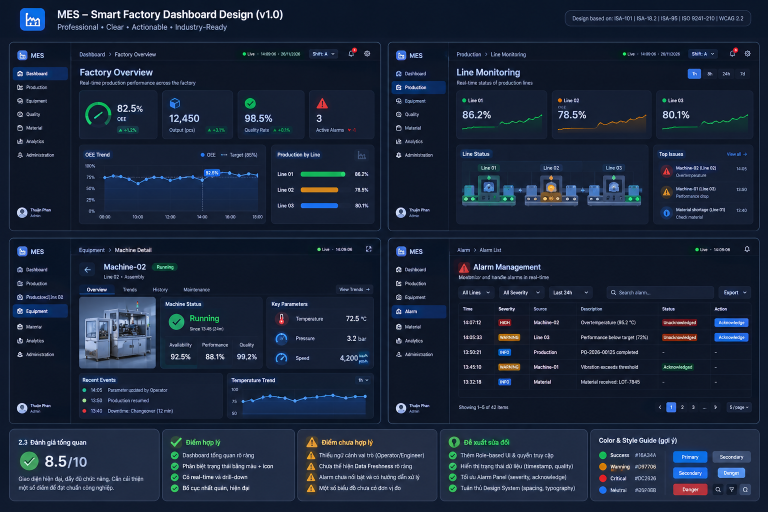
#> input picture docs/screenshots/UI2x2.png, 1536 x 1024 px, found by its file name (shown at 1/2 size)
$ python count_cards.py
#> lines starting #> are read from the running program, lines starting #| are printed output that depends on the picture
"""Đếm card/bố cục trong từng vùng của ảnh gốc bằng cách phân đoạn màu nền card."""
import numpy as np
from PIL import Image
from collections import Counter

REF = r"e:\Work\SFSVcongty\Laird\Code\Data-Integrate\docs\screenshots\UI2x2.png"
im = Image.open(REF).convert("RGB")
#> im is the input picture: PIL image 1536x1024 RGB; mean R, G, B 26.5, 38.3, 58.8
a = np.array(im)

CARD = np.array([0x15, 0x1F, 0x34])   # #151F34 - nền card trong ảnh
PANEL = np.array([0x0D, 0x15, 0x25])  # #0D1525 - nền panel


def seg_rows(x0, x1, y0, y1, label):
    """Chia các cột 'đậm' (card) trong dải ngang."""
#> called with x0 = 140, x1 = 761, y0 = 78, y1 = 115, label = 'topbar'
    strip = a[y0:y1, x0:x1].astype(np.int16)
    # phân đoạn theo cột trung bình
    prof = strip.reshape(strip.shape[1], -1, 3).mean(axis=1)
#> prof = 621 rows, first 8: [14.43, 24.81, 43.41], [13.95, 24.41, 43.7], [14.68, 25, 43.92], [13.89, 24.3, 43.32], [14.27, 24.73, 43.92], [14.08, 25.05, 44.11], [14.49, 24.7, 44.05], [14.49, 25.27, 44.59]
    isCard = np.abs(prof - CARD).sum(axis=1) < 26
    out = []
    i = 0
    while i < len(isCard):
        if isCard[i]:
            j = i
            while j + 1 < len(isCard) and isCard[j + 1]:
                j += 1
            if j - i >= 20:
                out.append((x0 + i, x0 + j))
            i = j + 1
        else:
            i += 1
#> this loop made 535 passes
#> after the loop, i = 621; j = 618; out = [(140, 206)]
    print(f"  {label}: {len(out)} vùng card")
#|   topbar: 1 vùng card
    for s in out:
        print(f"      x={s[0]}..{s[1]}  (w={s[1]-s[0]})")
#> this loop made 1 pass
#|       x=140..206  (w=66)


print("UI2x2.png — phân đoạn card theo từng dải")
print("FRAME 1 (Factory Overview), main x=140..761")
seg_rows(140, 761, 78, 115, "topbar")
seg_rows(140, 761, 115, 200, "KPI row")
#> in seg_rows (call 2), `prof = strip.reshape(strip.shape[1], -1, 3).mean(axis=1)`: prof = 621 rows, first 8: [11.96, 21.12, 38.75], [11.12, 19.52, 36.19], [12.51, 20.54, 36.34], [12.26, 21.06, 36.39], [7.05, 22.09, 32.14], [11.2, 25.86, 41.01], [15.08, 24.55, 43.07], [12.88, 21, 38.52]
#> the loop in seg_rows (call 2), `while i < len(isCard):` made 475 passes
#> i on passes 6, 13, 29, 32: 7, 14, 33, 44
#> i on passes 1, 2, 3, 4, 5, 7: 1, 2, 3, 4, 5, 8
#|   KPI row: 1 vùng card
#> the loop in seg_rows (call 2), `for s in out:` made 1 pass
#> s on pass 1: (629, 742)
#|       x=629..742  (w=113)
seg_rows(140, 761, 200, 460, "chart + right card")
#> in seg_rows (call 3), `prof = strip.reshape(strip.shape[1], -1, 3).mean(axis=1)`: prof = 621 rows, first 8: [19.86, 33.14, 56.22], [26.09, 42.21, 53.74], [19.66, 29.97, 50.22], [19.18, 44.14, 58.17], [26.54, 30.77, 50.06], [20.32, 33.41, 56.78], [25.85, 43.03, 53.83], [19.07, 32.96, 55.35]
#|   chart + right card: 5 vùng card
print("FRAME 2 (Line Monitoring), main x=898..1519")
seg_rows(898, 1519, 78, 115, "topbar")
#> in seg_rows (call 4), `prof = strip.reshape(strip.shape[1], -1, 3).mean(axis=1)`: prof = 621 rows, first 8: [15, 25.92, 45.59], [15.32, 26.11, 45.76], [15.05, 25.7, 45.68], [15, 25.54, 45.19], [14.65, 25.19, 44.95], [15.05, 25.89, 45.59], [15.11, 25.95, 45.43], [14.73, 25.32, 44.97]
#|   topbar: 1 vùng card
seg_rows(898, 1519, 115, 200, "tabs/line cards")
#> in seg_rows (call 5), `strip = a[y0:y1, x0:x1].astype(np.int16)`:
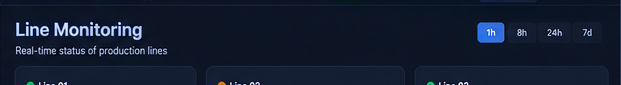
#> strip: shape (85, 621, 3) int16; mean R, G, B 19.3, 29.2, 48.3
#> in seg_rows (call 5), `prof = strip.reshape(strip.shape[1], -1, 3).mean(axis=1)`: prof = 621 rows, first 8: [10.49, 19.89, 38.05], [11.19, 20.16, 37.85], [12.54, 20.61, 36.32], [11.94, 20.86, 36], [8.02, 20.33, 33.76], [11.13, 23.93, 45.26], [13.39, 23.84, 43.47], [11.52, 20.42, 38.65]
#> the loop in seg_rows (call 5), `while i < len(isCard):` made 484 passes
#> i on passes 1, 2, 3, 4, 5, 7, 8, 9, 10, 11, 12, 14: 1, 2, 3, 4, 5, 8, 9, 10, 11, 12, 13, 15
#> after the loop in seg_rows (call 5), `while i < len(isCard):`: i = 621; j = 620; out = [(1384, 1496)]
#|   tabs/line cards: 1 vùng card
#> the loop in seg_rows (call 5), `for s in out:` made 1 pass
#|       x=1384..1496  (w=112)
seg_rows(898, 1519, 200, 460, "panels")
#> in seg_rows (call 6), `strip = a[y0:y1, x0:x1].astype(np.int16)`:
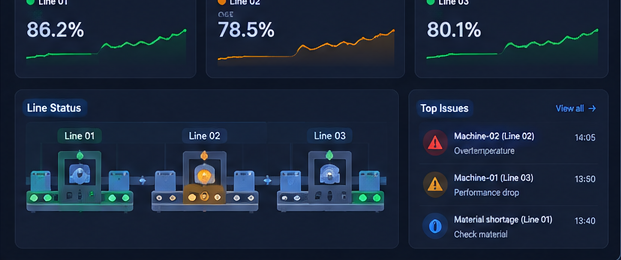
#> strip: shape (260, 621, 3) int16; mean R, G, B 27.8, 41.1, 61
#> in seg_rows (call 6), `prof = strip.reshape(strip.shape[1], -1, 3).mean(axis=1)`: prof = 621 rows, first 8: [46.65, 57.1, 71.28], [31.7, 46.12, 63.28], [29.93, 44.64, 61.72], [36.25, 42.42, 60.1], [36.28, 54.97, 69.17], [38.02, 44.56, 63.37], [30.32, 44.5, 62.02], [31.34, 44.83, 62.34]
#> the loop in seg_rows (call 6), `while i < len(isCard):` made 313 passes
#> i on passes 10, 47, 49, 53, 55, 57, 60, 63, 65, 67, 92, 94: 52, 104, 106, 111, 126, 129, 133, 137, 139, 188, 250, 253
#> after the loop in seg_rows (call 6), `while i < len(isCard):`: i = 621; j = 594; out = [(907, 949), (1038, 1085), (1110, 1147), (1165, 1213), (1431, 1455), (1464, 1492)]
#|   panels: 6 vùng card
#> the loop in seg_rows (call 6), `for s in out:` made 6 passes
#|       x=907..949  (w=42)
#|       x=1038..1085  (w=47)
#|       x=1110..1147  (w=37)
#|       x=1165..1213  (w=48)
#|       x=1431..1455  (w=24)
#|       x=1464..1492  (w=28)
print("FRAME 3 (Machine Detail), main x=140..761")
seg_rows(140, 761, 471, 520, "header")
#> in seg_rows (call 7), `prof = strip.reshape(strip.shape[1], -1, 3).mean(axis=1)`: prof = 621 rows, first 8: [15, 25.78, 45.39], [14.45, 25.31, 45.04], [15.02, 25.35, 44.69], [15.02, 25.08, 44.82], [15.14, 25.31, 45.08], [14.88, 25.37, 44.9], [15, 25.59, 45.06], [14.65, 25.14, 44.71]
#|   header: 2 vùng card
seg_rows(140, 761, 520, 660, "image + status + params")
#> in seg_rows (call 8), `strip = a[y0:y1, x0:x1].astype(np.int16)`:
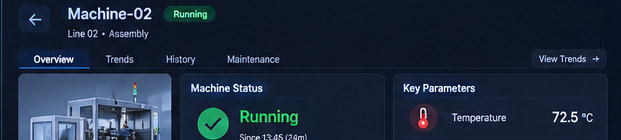
#> strip: shape (140, 621, 3) int16; mean R, G, B 29.3, 42.8, 62.5
#|   image + status + params: 0 vùng card
seg_rows(140, 761, 660, 849, "events + temp trend")
#> in seg_rows (call 9), `strip = a[y0:y1, x0:x1].astype(np.int16)`:
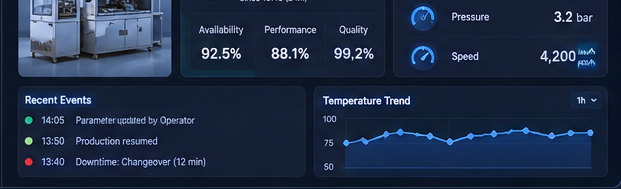
#> strip: shape (189, 621, 3) int16; mean R, G, B 30.6, 44.7, 69.5
#|   events + temp trend: 4 vùng card
#> the loop in seg_rows (call 9), `for s in out:` made 4 passes
#> s on passes 1 to 4: (422, 454), (484, 523), (546, 568), (695, 721)
#|       x=422..454  (w=32)
#|       x=484..523  (w=39)
#|       x=546..568  (w=22)
#|       x=695..721  (w=26)
print("FRAME 4 (Alarm List), main x=898..1519")
seg_rows(898, 1519, 471, 520, "header")
#> in seg_rows (call 10), `strip = a[y0:y1, x0:x1].astype(np.int16)`:
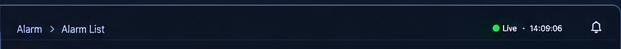
#> strip: shape (49, 621, 3) int16; mean R, G, B 16.5, 26.3, 43.3
#|   header: 2 vùng card
#> the loop in seg_rows (call 10), `for s in out:` made 2 passes
#> s on passes 1 to 2: (898, 935), (1392, 1417)
#|       x=898..935  (w=37)
#|       x=1392..1417  (w=25)
seg_rows(898, 1519, 520, 570, "filters")
#|   filters: 0 vùng card
seg_rows(898, 1519, 570, 849, "table")
#> in seg_rows (call 12), `strip = a[y0:y1, x0:x1].astype(np.int16)`:
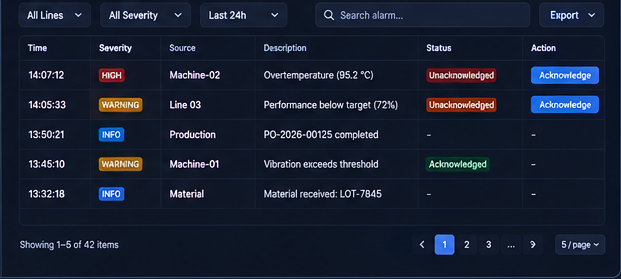
#> strip: shape (279, 621, 3) int16; mean R, G, B 24.7, 32.6, 50.4
#|   table: 0 vùng card
print("BOTTOM band")
seg_rows(18, 1519, 858, 1014, "5 panels")
#> in seg_rows (call 13), `strip = a[y0:y1, x0:x1].astype(np.int16)`:
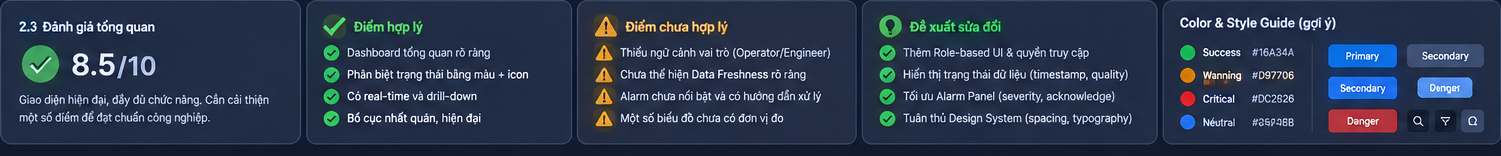
#> strip: shape (156, 1501, 3) int16; mean R, G, B 44.1, 57.5, 79.3
#|   5 panels: 1 vùng card
#> the loop in seg_rows (call 13), `for s in out:` made 1 pass
#> s on pass 1: (1422, 1518)
#|       x=1422..1518  (w=96)

# đếm số card trong dải KPI chính xác bằng cách xem 1 hàng cụ thể
print("\nDải KPI frame1 — quét từng cột ở y=190 (giữa dải card):")
row = a[190, 140:761].astype(np.int16)
runs = []
cur = None
for x in range(row.shape[0]):
    isc = abs(row[x] - CARD).sum() < 30
    if isc and cur is None:
        cur = x
    elif not isc and cur is not None:
        if x - cur >= 15:
            runs.append((140 + cur, 140 + x - 1))
        cur = None
if cur is not None:
    runs.append((140 + cur, 761))
print("  card runs @y=190:", runs)
#|   card runs @y=190: [(159, 314), (325, 466), (475, 608), (619, 748)]
print("  => số KPI card:", len(runs))
#|   => số KPI card: 4

$ run again, with docs/screenshots/Dashboard_sample.png copied over docs/screenshots/UI2x2.png
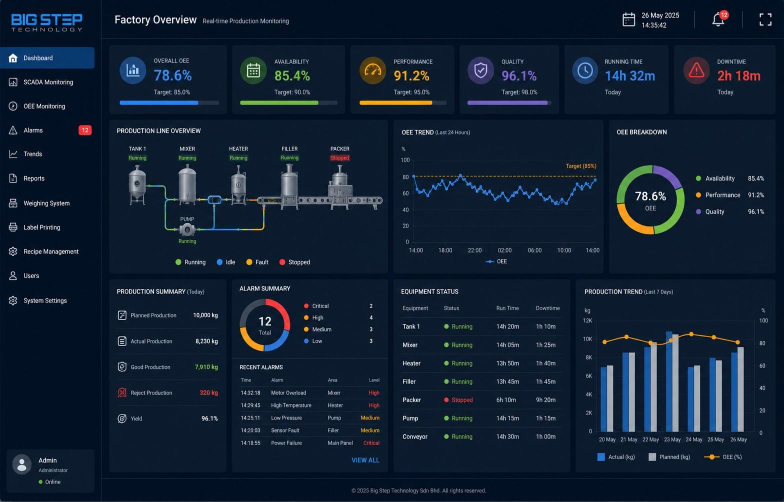
#> input picture docs/screenshots/Dashboard_sample.png, 1568 x 1003 px, found by its file name (shown at 1/2 size)
#> im is the input picture: PIL image 1568x1003 RGB; mean R, G, B 17.2, 32.1, 50.3
#> prof = 621 rows, first 8: [0.784, 15.78, 34.78], [1.78, 16.62, 35.62], [1.24, 14.78, 33.78], [0.703, 14.35, 33.35], [0, 14.43, 33.43], [0.27, 14, 33], [1.49, 14.49, 33.49], [1.16, 14.27, 32.41]
#> after the loop in seg_rows, `while i < len(isCard):`: i = 621; j = 618; out = []
#|   topbar: 0 vùng card
#> strip: shape (85, 621, 3) int16
#> prof = 621 rows, first 8: [7.16, 41.09, 79.79], [16.58, 37.71, 63.42], [9.88, 23.16, 41.89], [9.99, 25.18, 43.58], [18.16, 37.73, 46.75], [10.47, 26.24, 43.76], [10.52, 25.11, 43.25], [24.11, 52.59, 77.76]
#> the loop in seg_rows (call 2), `while i < len(isCard):` made 492 passes
#> i on passes 2, 4, 6, 8, 11, 16, 20, 22: 2, 7, 14, 16, 21, 29, 34, 36
#|   KPI row: 0 vùng card
#> strip: shape (260, 621, 3) int16
#> prof = 621 rows, first 8: [1.35, 21.73, 55.02], [3.45, 26.13, 21.51], [16.58, 34.96, 59.1], [45.5, 81.41, 96.52], [54.13, 69.64, 52.74], [43.37, 92.2, 155.1], [85.39, 124.1, 79.28], [57.72, 93.27, 130.4]
#|   chart + right card: 2 vùng card
#> strip: shape (37, 621, 3) int16
#> prof = 621 rows, first 8: [0.378, 14.35, 33.35], [0.162, 14.41, 33.41], [0, 14.78, 33.78], [0, 14.62, 33.62], [0, 14.08, 33.08], [0.432, 14.57, 33.57], [0.135, 14.32, 33.32], [1.03, 14.3, 33.3]
#|   topbar: 0 vùng card
#> strip: shape (85, 621, 3) int16
#> prof = 621 rows, first 8: [20.58, 32.69, 57.96], [10.39, 26.01, 42.95], [10.09, 25.07, 44.08], [15.31, 34.16, 56.88], [9.53, 25.59, 42.92], [22.07, 28.49, 46.55], [10.21, 25.35, 43.81], [13.68, 27.71, 48.92]
#|   tabs/line cards: 5 vùng card
#> strip: shape (260, 621, 3) int16
#> prof = 621 rows, first 8: [8.67, 16.71, 51.88], [10.77, 25.82, 44.63], [40.71, 48.04, 85.53], [20.6, 33.18, 57.83], [18.47, 31.72, 54.89], [68.37, 71.72, 120.3], [10.7, 25.75, 44.56], [75.77, 73.81, 133.9]
#|   panels: 3 vùng card
#> strip: shape (49, 621, 3) int16
#|   header: 0 vùng card
#> strip: shape (140, 621, 3) int16
#|   image + status + params: 0 vùng card
#> strip: shape (189, 621, 3) int16
#|   events + temp trend: 0 vùng card
#> strip: shape (49, 621, 3) int16
#|   header: 4 vùng card
#> strip: shape (50, 621, 3) int16
#|   filters: 3 vùng card
#> in seg_rows (call 12), `strip = a[y0:y1, x0:x1].astype(np.int16)`:
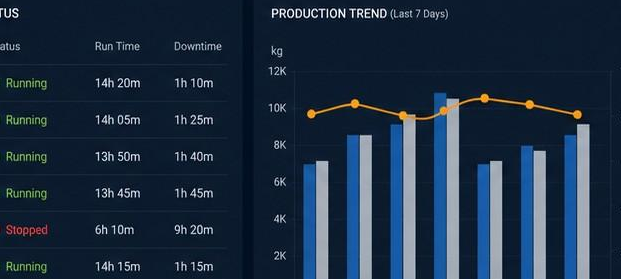
#> strip: shape (279, 621, 3) int16; mean R, G, B 27.7, 45.2, 65.7
#|   table: 4 vùng card
#> the loop in seg_rows (call 12), `for s in out:` made 4 passes
#> s on passes 1 to 4: (938, 995), (1008, 1044), (1046, 1075), (1090, 1119)
#> (printed output is left out)
#> in seg_rows (call 13), `strip = a[y0:y1, x0:x1].astype(np.int16)`:
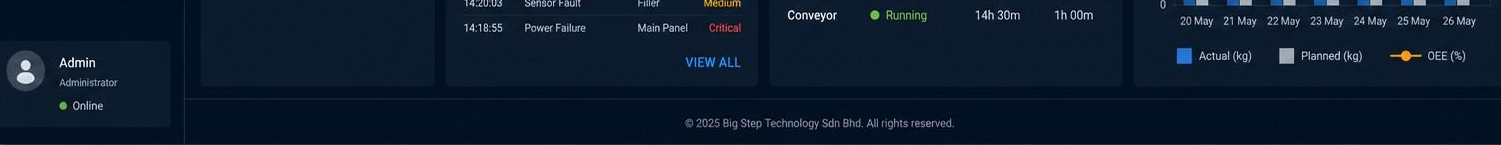
#> strip: shape (145, 1501, 3) int16; mean R, G, B 11.6, 26.5, 44.9
#|   5 panels: 1 vùng card
#> the loop in seg_rows (call 13), `for s in out:` made 1 pass
#> s on pass 1: (1033, 1053)
#> (printed output is left out)
#|   card runs @y=190: [(219, 303), (384, 452), (464, 548), (624, 688), (701, 761)]
#|   => số KPI card: 5

$ run again, with docs/screenshots/Dashboard_sample_2.png copied over docs/screenshots/UI2x2.png
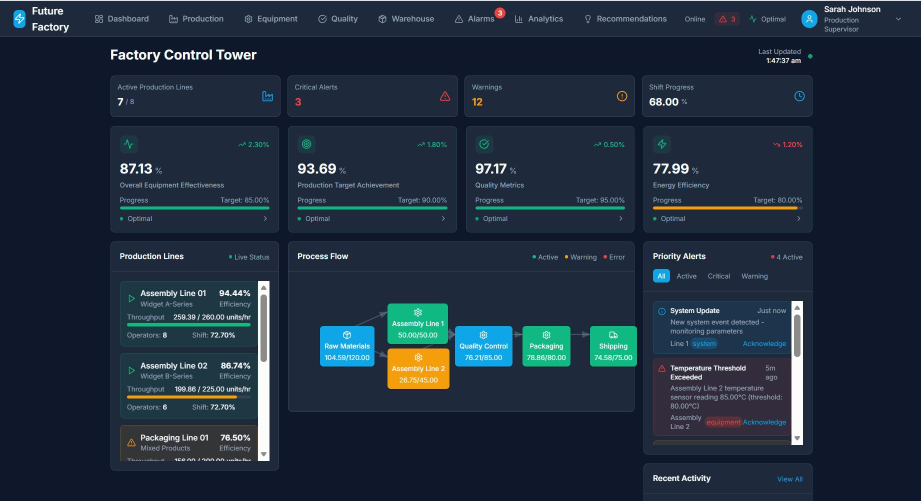
#> input picture docs/screenshots/Dashboard_sample_2.png, 1842 x 1001 px, found by its file name (shown at 1/2 size)
#> im is the input picture: PIL image 1842x1001 RGB; mean R, G, B 31.7, 45.1, 60.8
#> prof = 621 rows, first 8: [12, 23, 41], [12, 23, 41], [12, 23, 41], [12, 23, 41], [12, 23, 41], [12, 23, 41], [12, 23, 41], [12, 23, 41]
#> the loop in seg_rows, `while i < len(isCard):` made 168 passes
#> i on passes 18, 20, 22, 24, 27, 30, 32, 34: 326, 341, 354, 356, 359, 371, 374, 376
#> after the loop in seg_rows, `while i < len(isCard):`: i = 621; j = 620; out = [(157, 465)]
#|   topbar: 1 vùng card
#> the loop in seg_rows, `for s in out:` made 1 pass
#> (printed output is left out)
#> strip: shape (85, 621, 3) int16
#> prof = 621 rows, first 8: [22.42, 30.69, 49.22], [127.7, 134.5, 141.7], [142.5, 149.7, 156.6], [124.4, 133, 140.9], [62.52, 68.91, 83.87], [15, 23, 42], [15, 23, 42], [15, 23, 42]
#> the loop in seg_rows (call 2), `while i < len(isCard):` made 359 passes
#> i on passes 1, 6, 11, 16, 21, 23, 25, 27: 1, 8, 15, 23, 31, 45, 53, 60
#|   KPI row: 1 vùng card
#> the loop in seg_rows (call 2), `for s in out:` made 1 pass
#> s on pass 1: (201, 359)
#> (printed output is left out)
#> strip: shape (260, 621, 3) int16
#> prof = 621 rows, first 8: [30.07, 40.31, 58.27], [32.33, 45.3, 65.45], [30.33, 40.53, 58.52], [32.52, 48.76, 69.55], [29.58, 36.39, 53.92], [34.07, 44.94, 62.68], [34.87, 44.68, 63.85], [30.85, 40.96, 58.96]
#|   chart + right card: 2 vùng card
#> strip: shape (37, 621, 3) int16
#> prof = 621 rows, first 8: [12, 23, 41], [12, 23, 41], [12, 23, 41], [12, 23, 41], [12, 23, 41], [12, 23, 41], [12, 23, 41], [12, 23, 41]
#|   topbar: 1 vùng card
#> strip: shape (85, 621, 3) int16
#> prof = 621 rows, first 8: [15, 23, 42], [15, 23, 42], [15, 23, 42], [15, 23, 42], [15, 23, 42], [15, 23, 42], [15, 23, 42], [15, 23, 42]
#|   tabs/line cards: 1 vùng card
#> in seg_rows (call 6), `strip = a[y0:y1, x0:x1].astype(np.int16)`:
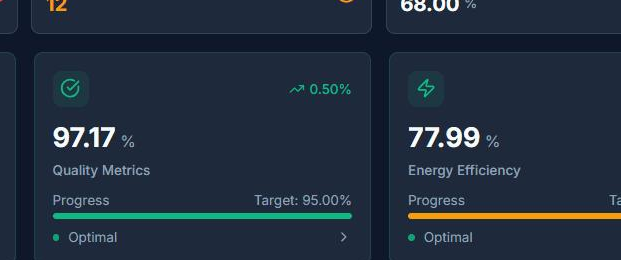
#> strip: shape (260, 621, 3) int16; mean R, G, B 33.5, 46.1, 61.4
#> prof = 621 rows, first 8: [39.6, 45.17, 57.87], [60.33, 67.35, 77.58], [36.54, 43.08, 56.76], [45.04, 52.59, 65.62], [49.49, 57.63, 71.16], [33.13, 42.24, 58.77], [59.64, 67.8, 81.04], [35.92, 43.04, 57.92]
#> the loop in seg_rows (call 6), `while i < len(isCard):` made 354 passes
#> i on passes 23, 27, 29, 31, 33, 35, 37, 39: 23, 27, 29, 36, 41, 48, 60, 67
#> after the loop in seg_rows (call 6), `while i < len(isCard):`: i = 621; j = 620; out = [(991, 1014)]
#|   panels: 1 vùng card
#> the loop in seg_rows (call 6), `for s in out:` made 1 pass
#> (printed output is left out)
#> strip: shape (49, 621, 3) int16
#> prof = 621 rows, first 8: [15, 23, 42], [15.16, 22.88, 41.88], [16, 23, 42], [16, 23, 42], [16, 23, 42], [16, 23, 42], [16, 23, 42], [16, 23, 42]
#|   header: 1 vùng card
#> strip: shape (140, 621, 3) int16
#|   image + status + params: 0 vùng card
#> strip: shape (189, 621, 3) int16
#|   events + temp trend: 0 vùng card
#> strip: shape (49, 621, 3) int16
#|   header: 1 vùng card
#> strip: shape (50, 621, 3) int16
#|   filters: 0 vùng card
#> strip: shape (279, 621, 3) int16
#|   table: 0 vùng card
#> in seg_rows (call 13), `strip = a[y0:y1, x0:x1].astype(np.int16)`:
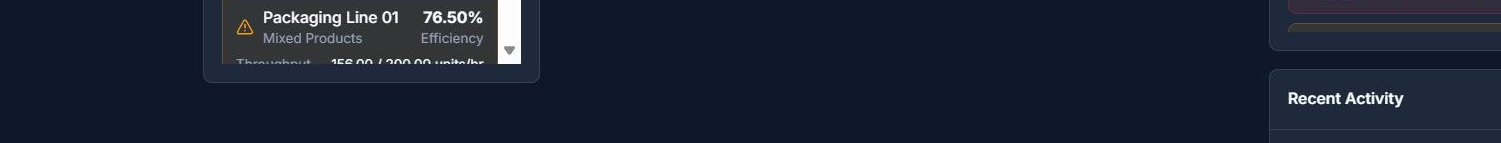
#> strip: shape (143, 1501, 3) int16; mean R, G, B 25.2, 32.7, 49.8
#|   5 panels: 0 vùng card
#|   card runs @y=190: [(140, 216), (222, 521), (576, 761)]
#|   => số KPI card: 3
